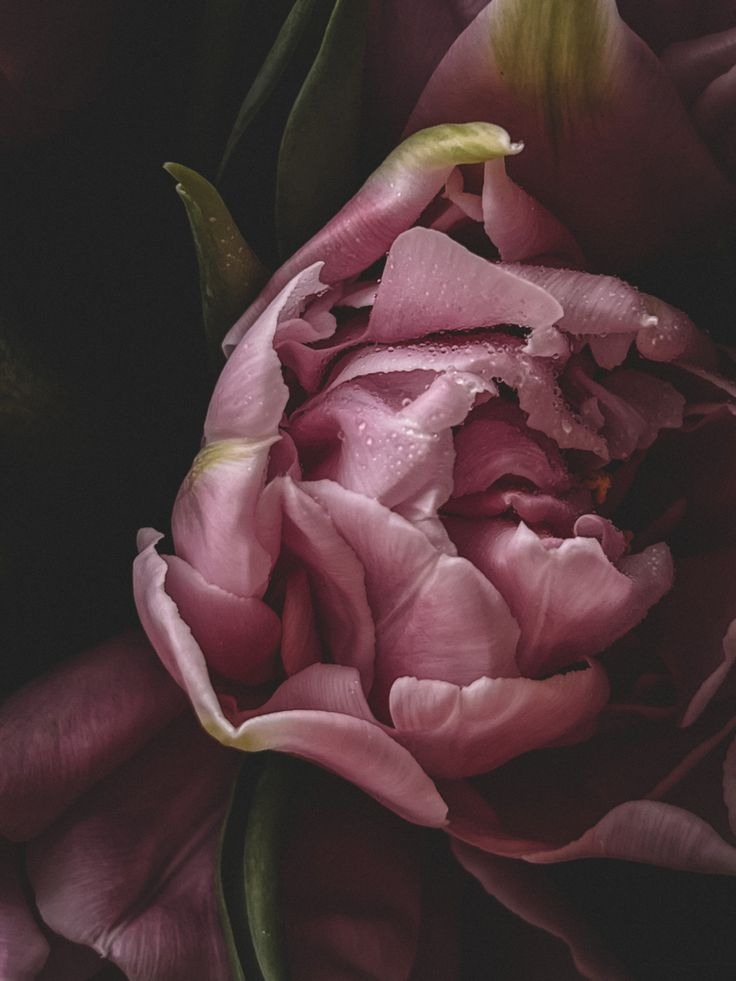
#> input picture brand/photos/amt-oct16/tulip-macro-dew.jpg, 736 x 981 px
$ python -i oct16_amt_v2_flowers.py   (imports and definitions only)
#> lines starting #> are read from the running program, lines starting #| are printed output that depends on the picture; after the words box and inside, x2 and y2 are one past the last pixel; in counts of white or black regions, pixels touching at a corner belong together
### production/oct16_amt_thanksgiving.py
"""ADVANCED MASSAGE THERAPY — Available Appointments — Friday, October 16, 2026
(+ clinic closed Monday, October 12 — Thanksgiving).

Concept "After the Feast": a Thanksgiving-week story. Feet resting in a dark bed open the Reel
(rest day, clinic closed), then the week "opens" on Friday: the groove enters, and each
appointment time is revealed on its own treatment photo. Owner's 4 photos (reflex-map labels
removed from the foot photo by production/clean_foot_map.py).
Palette: charcoal-brown night + harvest copper-gold + ivory + a rust maple accent.
Type: Fraunces (soft editorial serif, roman + italic) + Urbanist (clean geometric sans).
Music (§46, new): 84 BPM groove in G minor -> B-flat, FM electric piano arpeggios, soft kick +
shaker entering on Friday, warm bass, breeze texture, marimba reveal accents.

  python3 production/oct16_amt_thanksgiving.py stills
  python3 production/oct16_amt_thanksgiving.py video
  python3 production/oct16_amt_thanksgiving.py poster
"""
import math
import os
import subprocess
import sys
import wave
from multiprocessing import Pool

import numpy as np
from PIL import Image, ImageDraw, ImageFilter, ImageFont

ROOT = os.path.dirname(os.path.dirname(os.path.abspath(__file__)))
FONTS = os.path.join(ROOT, "brand", "fonts")
LOGO = os.path.join(ROOT, "brand", "locations", "advanced-massage-therapy-logo.png")
PH_DIR = os.path.join(ROOT, "brand", "photos", "amt-oct16")
OUT_DIR = os.path.join(ROOT, "content", "videos")
NAME = "2026-10-16-amt-available-appointments"
W, H, FPS = 1080, 1920, 30
DURATION = 30.0

IVORY = (246, 238, 224)
NIGHT = (14, 10, 8)
RUST = (186, 84, 52)
COPPER_LINE = (204, 146, 94)

# ---------------------------------------------------------------- facts (owner-provided; verified)
CLINIC = "Advanced Massage Therapy"
ADDRESS = "2020 Corydon Ave, Winnipeg"
THERAPIST = "Zarina, RCRT"
CLOSED = ("MONDAY", "October 12")           # Thanksgiving Day in Canada, 2026 (second Monday of October)
OPEN_DAY, OPEN_DATE = "FRIDAY", "October 16"
TIMES = [("11:30", "a.m."), ("12:45", "p.m.")]
SERVICES = [  # exactly the owner's list for this post, in professional naming
    ("Foot & Hand Reflexology", ""),
    ("Facial Reflexology", "BERGMAN METHOD"),
    ("Reflexology Lymph Drainage", "RLD"),
    ("Spanish Massage", ""),
]


# ---------------------------------------------------------------- type
# [11 lines left out: functions fraunces, urban, not called in this run]


GOLDS = {"copper": ((250, 218, 176), (216, 154, 100), (150, 92, 52))}


# [10 lines left out: function metal, not called in this run]


class Text:
    # [40 lines left out: functions __init__, fit, not called in this run]


def ease_out(p):
    p = min(max(p, 0.0), 1.0)
    return 1 - (1 - p) ** 3


def ease_in_out(p):
    p = min(max(p, 0.0), 1.0)
    return 4 * p ** 3 if p < 0.5 else 1 - (-2 * p + 2) ** 3 / 2


def prog(t, s, d):
    return min(max((t - s) / d, 0.0), 1.0)


# [6 lines left out: function with_alpha, not called in this run]


def put(f, img, x, y, a=1.0):
    if a > 0.003:
        f.alpha_composite(with_alpha(img, a), (int(round(x)), int(round(y))))


def put_x(f, tx, x, base, a=1.0, dx=0.0, dy=0.0):
    put(f, tx.img, x - tx.pad + dx, base - tx.asc + dy, a)


def put_c(f, tx, base, a=1.0, dx=0.0, dy=0.0, cx=W / 2):
    put_x(f, tx, cx - tx.adv / 2, base, a, dx, dy)


# [76 lines left out: functions sharp_in, wipe, rise, letters, line, leaf_icon, not called in this run]


# ---------------------------------------------------------------- living photos
def extend_top(im, frac):
    add = int(im.height * frac)
    strip = im.crop((0, 0, im.width, max(8, int(im.height * 0.10))))
    strip = strip.transpose(Image.FLIP_TOP_BOTTOM).resize((im.width, add), Image.BICUBIC).filter(ImageFilter.GaussianBlur(30))
    shade = np.linspace(0.30, 0.9, add)
    arr = np.asarray(strip, np.float32) * shade[:, None, None].astype(np.float32)
    out = Image.new("RGB", (im.width, im.height + add))
    out.paste(Image.fromarray(np.clip(arr, 0, 255).astype(np.uint8)), (0, 0))
    out.paste(im, (0, add))
    seam = 60
    band = out.crop((0, add - seam, im.width, add + seam)).filter(ImageFilter.GaussianBlur(14))
    m = Image.fromarray((255 - np.abs(np.linspace(-255, 255, 2 * seam))).clip(0, 255).astype(np.uint8)[:, None].repeat(im.width, 1))
    out.paste(band, (0, add - seam), m)
    return out, add


# key: (file, headroom fraction, warm grade, sway box (u0, v0, u1, v1) in source coords or None)
PHOTOS = {
    "bed": ("feet-bed-dark.jpg", 0.78, 1.00, None),
    "foot": ("foot-thumb-clean.png", 0.55, 0.92, None),
    "jaw": ("facial-jaw.jpg", 0.30, 0.96, None),
    "temple": ("facial-temple.jpg", 0.45, 0.96, None),
}


# [36 lines left out: functions build_photo, bilinear, render_photo, not called in this run]


# ---------------------------------------------------------------- timeline
# shots: (key, start, end, [(t, u, v, z), ...], breathe)
SHOTS = [
    ("bed", 0.0, 8.2, [(0.0, 0.50, 0.60, 1.00), (8.2, 0.52, 0.62, 1.12)], 1.0),           # slow push-in, feet resting
    ("foot", 7.9, 15.8, [(7.9, 0.50, 0.55, 1.00), (10.9, 0.50, 0.57, 1.04), (15.8, 0.53, 0.58, 1.12)], 0.0),  # push toward the thumb
    ("jaw", 15.5, 20.2, [(15.5, 0.62, 0.50, 1.10), (20.2, 0.42, 0.50, 1.10)], 0.0),        # lateral slide
    ("temple", 19.9, 24.7, [(19.9, 0.52, 0.60, 1.18), (24.7, 0.50, 0.56, 1.02)], 0.0),     # pull-back
    ("bed", 24.4, 30.0, [(24.4, 0.50, 0.50, 1.06), (30.0, 0.50, 0.46, 0.96)], 1.0),        # gentle pull-back
]


# [8 lines left out: function cam, not called in this run]


def shot_img(A, i, t):
    key, s, e, keys, br = SHOTS[i]
    return render_photo(A["P"][key], t, *cam(keys, t), breathe=br)


# [208 lines left out: functions background, wash, build, frame_at, not called in this run]


_A = None


def _init():
    global _A
    _A = build()


def _render(i):
    return frame_at(i / FPS, _A).tobytes()


# ---------------------------------------------------------------- music (§46: new direction)
BPM = 84
BEAT = 60 / BPM
BAR = 4 * BEAT
CHORDS = [  # (bass root Hz, electric-piano voicing Hz)
    (98.00, [196.00, 233.08, 293.66, 349.23, 440.00]),    # Gm9
    (77.78, [155.56, 196.00, 233.08, 293.66, 392.00]),    # Ebmaj7
    (116.54, [174.61, 233.08, 261.63, 293.66, 349.23]),   # Bb add9
    (110.00, [220.00, 261.63, 349.23, 392.00, 440.00]),   # F/A (add9)
]
SONG = [0, 1, 2, 3, 0, 1, 2, 3, 1, 3, 2]                  # ends on B-flat (warm resolve)
MARIMBA = [(0.75, 587.33), (3.7, 698.46), (4.35, 587.33), (8.57, 783.99), (11.45, 932.33), (16.15, 1046.50),
           (20.6, 587.33), (21.3, 698.46), (22.0, 783.99), (22.7, 932.33), (25.9, 783.99), (26.25, 932.33), (27.7, 1174.66)]


# [167 lines left out: functions synth_audio, poster, main, not called in this run]


# [2 lines that do not run on import are left out]

### production/oct16_amt_v2_flowers.py
"""ADVANCED MASSAGE THERAPY — Available Appointments — Friday, October 16, 2026 — v2 "Dew"
(+ clinic closed Monday, October 12 — Thanksgiving). Replaces v1 ("After the Feast") at the
owner's request: flowers, more professional, new music, official logo.

Owner's 2 photos: a dewy pink double tulip macro and pink ranunculus with buds, both on black.
Living background: petals breathe (masked local warp), dew drops twinkle (highlight map with
moving phase), ranunculus buds sway on their stems, soft blush/champagne bokeh drifts in the
foreground, out-of-focus petals pass across the lens as transitions; camera push-in / slide /
pull-back / wide-to-detail.
Palette: black + blush + ivory + champagne gold, sage accent. Type: Libre Caslon Display
(editorial serif) + Figtree (clean sans) + Ephesis (script accent, used sparingly).
Music (§46, new): felt-piano waltz in 3/4, 72 BPM, D-flat major, soft string swells from Friday,
rain/dew texture with water-drop plinks, glass pings on the reveals.

  python3 production/oct16_amt_v2_flowers.py stills [t ...]
  python3 production/oct16_amt_v2_flowers.py video
  python3 production/oct16_amt_v2_flowers.py poster
"""
import math
import os
import subprocess
import sys
import wave
from multiprocessing import Pool

import numpy as np
from PIL import Image, ImageDraw, ImageFilter, ImageFont

sys.path.insert(0, os.path.dirname(os.path.abspath(__file__)))
import oct16_amt_thanksgiving as base  # noqa: E402  (shared type/motion helpers)
from oct16_amt_thanksgiving import (Text, bilinear, ease_in_out, ease_out, extend_top, letters, line,  # noqa: E402
                                    prog, put, put_c, put_x, sharp_in, wash, wipe, with_alpha)

ROOT = base.ROOT
FONTS = base.FONTS
LOGO = base.LOGO
PH_DIR = base.PH_DIR
OUT_DIR = base.OUT_DIR
NAME = "2026-10-16-amt-available-appointments-v2"
W, H, FPS = 1080, 1920, 30
DURATION = 30.0

IVORY = (248, 242, 232)
BLUSH = (236, 190, 196)
SAGE = (164, 186, 150)
NIGHT = (6, 4, 6)
GOLD_LINE = (214, 184, 132)
base.GOLDS["champagne"] = ((248, 232, 200), (218, 188, 136), (158, 124, 78))

CLINIC, ADDRESS, THERAPIST = base.CLINIC, base.ADDRESS, base.THERAPIST
CLOSED, OPEN_DAY, OPEN_DATE, TIMES, SERVICES = base.CLOSED, base.OPEN_DAY, base.OPEN_DATE, base.TIMES, base.SERVICES


def caslon(size):
    return ImageFont.truetype(os.path.join(FONTS, "LibreCaslonDisplay-Regular.ttf"), size)


# [4 lines left out: function fig, not called in this run]


def eph(size):
    return ImageFont.truetype(os.path.join(FONTS, "Ephesis-Regular.ttf"), size)


def T(txt, fnt, fill, tracking=0):
    return Text(txt, fnt, fill, tracking=tracking, shadow=NIGHT)


# [8 lines left out: function track_in, not called in this run]


def put_r(f, tx, xr, base_y, a=1.0, dx=0.0, dy=0.0):
    put_x(f, tx, xr - tx.adv, base_y, a, dx, dy)


# ---------------------------------------------------------------- living flower plates
PHOTOS = {  # key: (file, headroom fraction, sway kind)
    "tulip": ("tulip-macro-dew.jpg", 0.40, "petals"),
    "ranun": ("ranunculus-buds.jpg", 0.42, "buds"),
}


def _blurL(a, r):
    return np.asarray(Image.fromarray(np.clip(a, 0, 255).astype(np.uint8), "L").filter(ImageFilter.GaussianBlur(r)), np.float32)


def build_photo(key):
    fn, head, kind = PHOTOS[key]
    im = Image.open(os.path.join(PH_DIR, fn)).convert("RGB")
    H0 = im.height
    im, add = extend_top(im, head)
    k = max(W / im.width, H / im.height) * 1.22
    big = im.resize((int(im.width * k), int(im.height * k)), Image.LANCZOS)
    big = big.filter(ImageFilter.UnsharpMask(radius=2.2, percent=70, threshold=2))
    arr = np.asarray(big, np.float32)
    h, w = arr.shape[:2]
    lum = arr @ np.array([0.299, 0.587, 0.114], np.float32)
    sat = arr.max(-1) - arr.min(-1)
    # flower mask (pink petals), used for the breathing warp
    pink = ((arr[..., 0] > arr[..., 1] + 18) & (lum > 60)).astype(np.float32) * 255
    flower = _blurL(pink, 40) / 255
    # dew / highlight map: small bright spots relative to their surroundings
    spec = np.clip(lum - _blurL(lum, 5) - 14, 0, 60) / 60
    spec = _blurL(spec * 255, 1.2) / 255
    yy, xx = np.mgrid[0:h, 0:w].astype(np.float32)
    rng = np.random.default_rng(7 if key == "tulip" else 9)
    phase = _blurL(rng.uniform(0, 255, (h, w)), 6) / 255 * 6.28 * 3
    # bud/stem sway weight: lower part of the ranunculus photo (stems + buds)
    stem = np.zeros((h, w), np.float32)
    if kind == "buds":
        y0 = (add + H0 * 0.58) * k
        stem = np.clip((yy - y0) / (h * 0.12), 0, 1)
    return {"arr": arr, "w": w, "h": h, "flower": flower, "spec": spec, "phase": phase, "stem": stem,
            "kind": kind, "X": xx, "Y": yy}


# [23 lines left out: function render_photo, not called in this run]


# shots: (key, start, end, [(t, u, v, z), ...])
SHOTS = [
    ("tulip", 0.0, 7.7, [(0.0, 0.52, 0.47, 1.00), (7.7, 0.56, 0.52, 1.12)]),          # slow push-in into the bloom
    ("ranun", 7.4, 15.2, [(7.4, 0.50, 0.40, 1.04), (10.8, 0.52, 0.41, 1.06), (15.2, 0.60, 0.44, 1.20)]),  # push toward the big bloom
    ("tulip", 14.9, 19.6, [(14.9, 0.40, 0.58, 1.14), (19.6, 0.62, 0.56, 1.14)]),      # lateral slide over the lower petals
    ("ranun", 19.3, 24.1, [(19.3, 0.50, 0.40, 1.10), (24.1, 0.50, 0.36, 1.00)]),      # pull-back over the swaying buds
    ("tulip", 23.8, 30.0, [(23.8, 0.54, 0.62, 1.10), (30.0, 0.52, 0.58, 1.00)]),      # gentle pull-back
]
PASSES = [7.55, 15.05, 19.45, 23.95]   # out-of-focus petal crossing the lens at each cut


# [8 lines left out: function cam, not called in this run]


def shot_img(A, i, t):
    key, s, e, keys = SHOTS[i]
    return render_photo(A["P"][key], t, *cam(keys, t))


# [213 lines left out: functions background, build, frame_at, not called in this run]


_A = None


def _init():
    global _A
    _A = build()


def _render(i):
    return frame_at(i / FPS, _A).tobytes()


# ---------------------------------------------------------------- music (§46: new direction)
BPM = 72
BEAT = 60 / BPM          # 0.833 s
BAR = 3 * BEAT           # waltz, 2.5 s
N = {"Db2": 69.30, "Ab2": 103.83, "Bb1": 58.27, "F2": 87.31, "Gb2": 92.50, "Eb2": 77.78, "Ab1": 51.91,
     "Db3": 138.59, "F3": 174.61, "Ab3": 207.65, "C4": 261.63, "Bb2": 116.54, "Db4": 277.18, "Eb4": 311.13,
     "Gb3": 185.00, "Bb3": 233.08, "Eb3": 155.56, "C3": 130.81, "Gb4": 369.99, "F4": 349.23, "Ab4": 415.30,
     "Bb4": 466.16, "C5": 523.25, "Db5": 554.37, "Eb5": 622.25, "F5": 698.46, "Ab5": 830.61}
CHORDS = [  # (bass, upper dyad/triad) per bar — Dbmaj9, Bbm9, Gbmaj7, Absus->Ab
    ("Db2", ["Ab3", "C4", "F3"]),
    ("Bb1", ["Db4", "F3", "Ab3"]),
    ("Gb2", ["Bb3", "Db4", "F3"]),
    ("Ab2", ["C4", "Eb4", "Ab3"]),
]
SONG = [0, 1, 2, 3, 0, 1, 2, 3, 2, 3, 0, 0]       # 12 bars = 30 s, ends home on D-flat
MELODY = [  # (bar, beat, note, length in beats) — a simple, singable waltz line
    (0, 0, "F5", 2), (0, 2, "Eb5", 1), (1, 0, "Db5", 2), (1, 2, "C5", 1), (2, 0, "Bb4", 3), (3, 0, "C5", 2), (3, 2, "Eb5", 1),
    (4, 0, "F5", 2), (4, 2, "Ab5", 1), (5, 0, "F5", 2), (5, 2, "Eb5", 1), (6, 0, "Db5", 3), (7, 0, "Eb5", 3),
    (8, 0, "Db5", 2), (8, 2, "Bb4", 1), (9, 0, "C5", 2), (9, 2, "Eb5", 1), (10, 0, "F5", 3), (11, 0, "Db5", 3),
]
PINGS = [(1.35, 2793.8), (4.25, 2217.5), (8.05, 2489.0), (11.35, 2793.8), (15.95, 3322.4), (20.15, 2217.5),
         (20.75, 2489.0), (21.35, 2793.8), (21.95, 3322.4), (25.4, 2793.8), (25.75, 3322.4), (27.2, 2217.5)]


# [73 lines left out: function synth_audio, not called in this run]


def poster(path, PW=1080, PH=1350):
    """Static 4:5 feed post on the dewy tulip, information over the dark headroom."""
    P = build_photo("tulip")
#> in build_photo, im is the input picture: PIL image 736x981 RGB; mean R, G, B 74.6, 52.9, 55.2
#> in extend_top, `m = Image.fromarray((255 - np.abs(np.linspace(-255, 255, 2 * seam))).c..`:
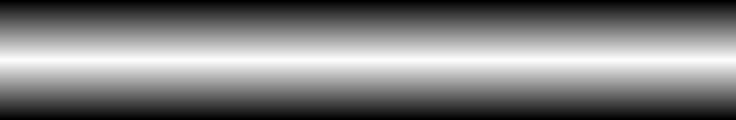
#> m: PIL image 736x120 L; min 0, max 252, mean 126
#> in build_photo, `im, add = extend_top(im, head)`: add = 392
#> in build_photo, `lum = arr @ np.array([0.299, 0.587, 0.114], np.float32)`:
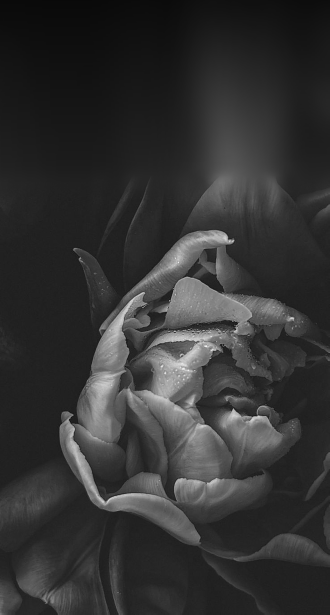
#> lum: shape (2457, 1317) float32 (shown at 1/4 size); min 0, max 255, mean 51
#> in build_photo, `sat = arr.max(-1) - arr.min(-1)`:
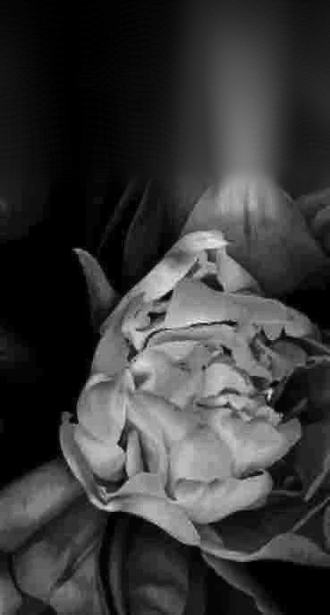
#> sat: shape (2457, 1317) float32 (shown at 1/4 size); min 0, max 87, mean 19.5; drawn with min black and max white
#> in build_photo, `pink = ((arr[..., 0] > arr[..., 1] + 18) & (lum > 60)).astype(np.float..`:
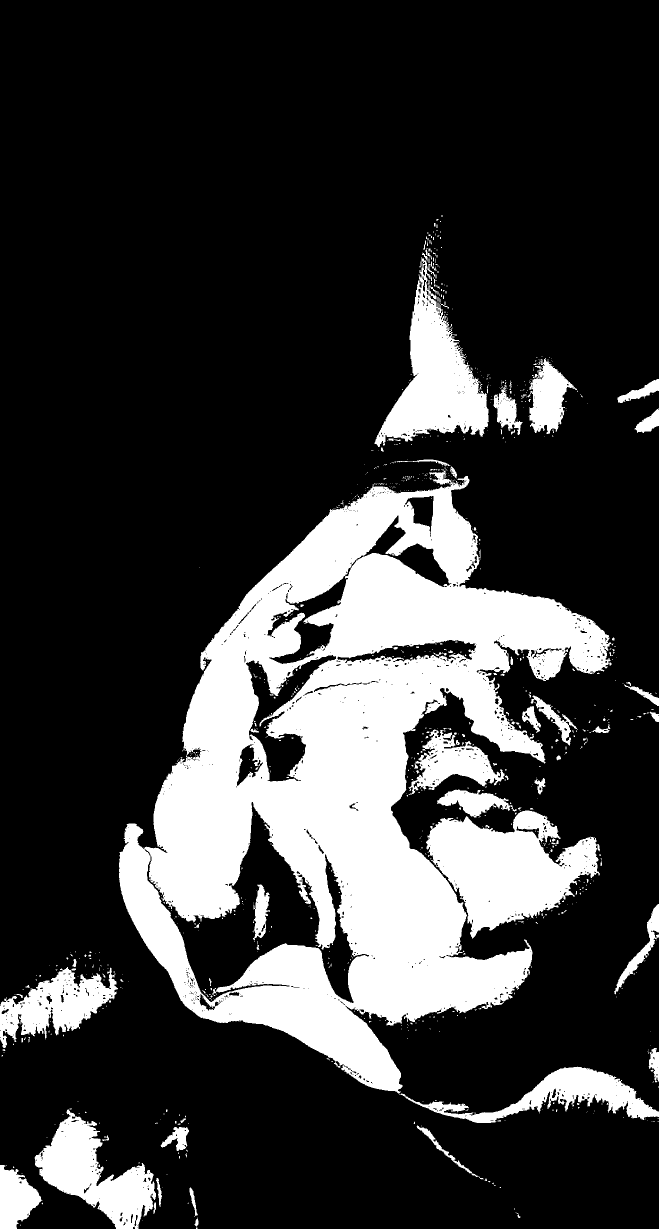
#> pink: shape (2457, 1317) float32 (shown at 1/2 size); 21.9% white; 888 white regions (792 under 20 px), largest, box (x1, y1, x2, y2) and area: (238, 938, 1223, 2187) 508904, (852, 1621, 1200, 1877) 48879, (749, 514, 978, 894) 34819
#> in build_photo, `spec = np.clip(lum - _blurL(lum, 5) - 14, 0, 60) / 60`:
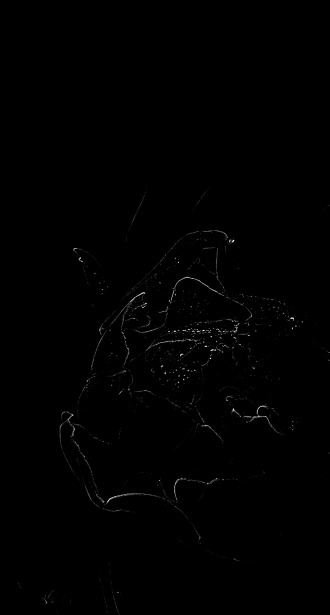
#> spec: shape (2457, 1317) float32 (shown at 1/4 size); min 0, max 1, mean 0.0036
#> P = 10 items
    s = PW / P["w"]
#> s = 0.82
    img = Image.fromarray(np.clip(P["arr"], 0, 255).astype(np.uint8)).resize((PW, int(P["h"] * s)), Image.LANCZOS)
    top = int(img.height * 0.14)
    img = img.crop((0, top, PW, top + PH))
#> img: PIL image 1080x1350 RGB
    f = img.convert("RGBA")
    g = np.concatenate([np.linspace(0.62, 0.48, 760), np.linspace(0.48, 0.0, 240)]).astype(np.float32)[:, None].repeat(PW, 1)
    sh = Image.new("RGBA", (PW, 1000), NIGHT + (0,))
    sh.putalpha(Image.fromarray((g * 255).astype(np.uint8)))
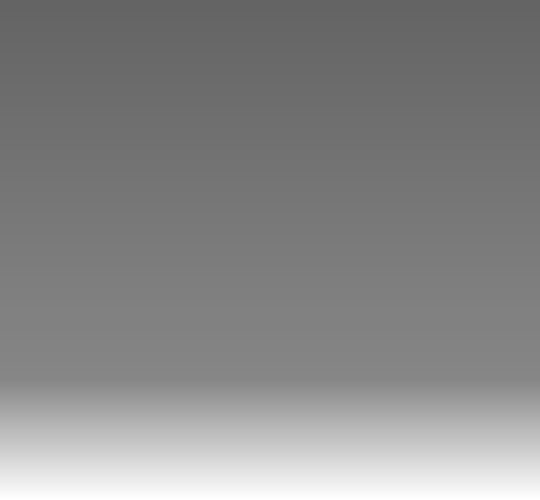
#> sh: PIL image 1080x1000 RGBA (shown at 1/2 size); mean R, G, B, A 6, 4, 6, 120.8; transparent parts drawn white
    f.alpha_composite(sh, (0, 0))
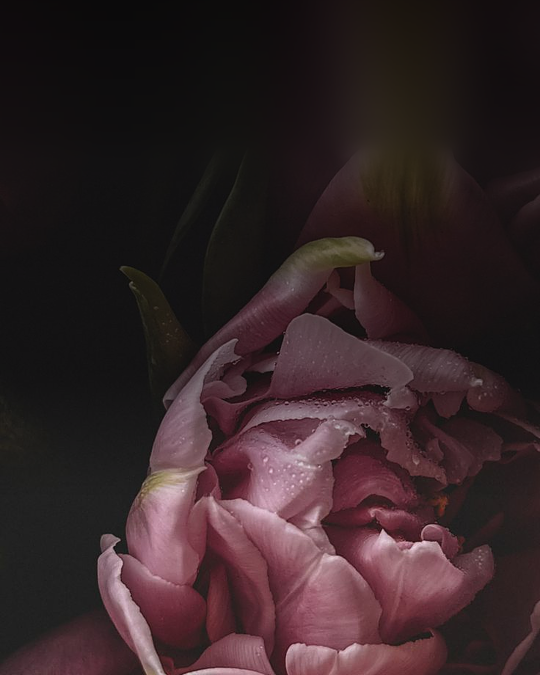
#> f: PIL image 1080x1350 RGBA (shown at 1/2 size); mean R, G, B, A 53.1, 37.2, 39.6, 255
#> (the run stopped early here; a loop or call above may not have finished)
